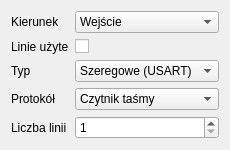
               <widget class="QWidget" name="page_3">
                <layout class="QVBoxLayout" name="verticalLayout_21">
                 <item>
                  <layout class="QFormLayout" name="formLayout_12">
                   <property name="formAlignment">
                    <set>Qt::AlignHCenter|Qt::AlignTop</set>
                   </property>
                   <item row="0" column="0">
                    <widget class="QLabel" name="label_53">
                     <property name="text">
                      <string>Kierunek</string>
                     </property>
                     <property name="buddy">
                      <cstring>line_dir</cstring>
                     </property>
                    </widget>
                   </item>
                   <item row="0" column="1">
                    <widget class="QComboBox" name="line_dir">
                     <item>
                      <property name="text">
                       <string>Wejście</string>
                      </property>
                     </item>
                     <item>
                      <property name="text">
                       <string>Wyjście</string>
                      </property>
                     </item>
                     <item>
                      <property name="text">
                       <string>Half-duplex</string>
                      </property>
                     </item>
                     <item>
                      <property name="text">
                       <string>Full-duplex</string>
                      </property>
                     </item>
                    </widget>
                   </item>
                   <item row="1" column="0">
                    <widget class="QLabel" name="label_57">
                     <property name="text">
                      <string>Linie użyte</string>
                     </property>
                     <property name="buddy">
                      <cstring>line_used</cstring>
                     </property>
                    </widget>
                   </item>
                   <item row="1" column="1">
                    <widget class="QCheckBox" name="line_used">
                     <property name="text">
                      <string/>
                     </property>
                    </widget>
                   </item>
                   <item row="2" column="0">
                    <widget class="QLabel" name="label_54">
                     <property name="text">
                      <string>Typ</string>
                     </property>
                     <property name="buddy">
                      <cstring>line_type</cstring>
                     </property>
                    </widget>
                   </item>
                   <item row="2" column="1">
                    <widget class="QComboBox" name="line_type">
                     <item>
                      <property name="text">
                       <string>Szeregowe (USART)</string>
                      </property>
                     </item>
                     <item>
                      <property name="text">
                       <string>Równoległe (8255)</string>
                      </property>
                     </item>
                     <item>
                      <property name="text">
                       <string>Synchroniczne</string>
                      </property>
                     </item>
                    </widget>
                   </item>
                   <item row="3" column="0">
                    <widget class="QLabel" name="label_55">
                     <property name="text">
                      <string>Protokół</string>
                     </property>
                     <property name="buddy">
                      <cstring>line_protocol</cstring>
                     </property>
                    </widget>
                   </item>
                   <item row="3" column="1">
                    <widget class="QComboBox" name="line_protocol">
                     <item>
                      <property name="text">
                       <string>Czytnik taśmy</string>
                      </property>
                     </item>
                     <item>
                      <property name="text">
                       <string>Drukarka, perforator</string>
                      </property>
                     </item>
                     <item>
                      <property name="text">
                       <string>Monitor</string>
                      </property>
                     </item>
                    </widget>
                   </item>
                   <item row="4" column="0">
                    <widget class="QLabel" name="label_56">
                     <property name="text">
                      <string>Liczba linii</string>
                     </property>
                     <property name="buddy">
                      <cstring>line_count</cstring>
                     </property>
                    </widget>
                   </item>
                   <item row="4" column="1">
                    <widget class="QSpinBox" name="line_count">
                     <property name="minimum">
                      <number>1</number>
                     </property>
                     <property name="maximum">
                      <number>31</number>
                     </property>
                    </widget>
                   </item>
                  </layout>
                 </item>
                </layout>
               </widget>
